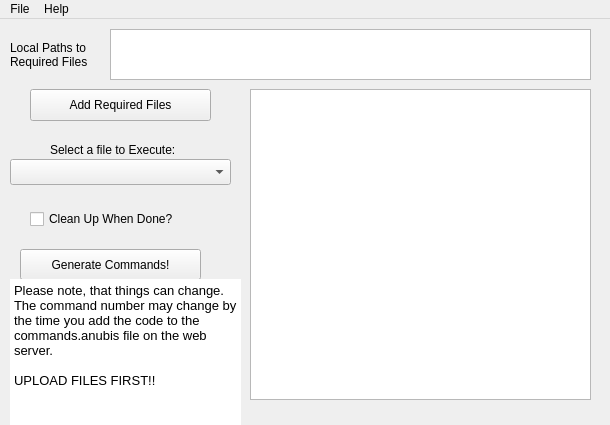
<?xml version="1.0" encoding="UTF-8"?>
<ui version="4.0">
 <class>interface</class>
 <widget class="QMainWindow" name="interface">
  <property name="geometry">
   <rect>
    <x>0</x>
    <y>0</y>
    <width>610</width>
    <height>425</height>
   </rect>
  </property>
  <property name="minimumSize">
   <size>
    <width>610</width>
    <height>425</height>
   </size>
  </property>
  <property name="maximumSize">
   <size>
    <width>610</width>
    <height>425</height>
   </size>
  </property>
  <property name="windowTitle">
   <string>ANUBIS Interface</string>
  </property>
  <property name="windowIcon">
   <iconset resource="resources.qrc">
    <normaloff>:/img/ANUBIS.ico</normaloff>:/img/ANUBIS.ico</iconset>
  </property>
  <widget class="QWidget" name="centralWidget">
   <widget class="QLabel" name="labelFilePaths">
    <property name="geometry">
     <rect>
      <x>10</x>
      <y>10</y>
      <width>91</width>
      <height>51</height>
     </rect>
    </property>
    <property name="text">
     <string>Local Paths to
Required Files</string>
    </property>
   </widget>
   <widget class="QPushButton" name="addRequiredFiles">
    <property name="geometry">
     <rect>
      <x>30</x>
      <y>70</y>
      <width>181</width>
      <height>32</height>
     </rect>
    </property>
    <property name="text">
     <string>Add Required Files</string>
    </property>
   </widget>
   <widget class="QCheckBox" name="cleanUpWhenDoneBox">
    <property name="geometry">
     <rect>
      <x>30</x>
      <y>190</y>
      <width>171</width>
      <height>20</height>
     </rect>
    </property>
    <property name="text">
     <string>Clean Up When Done?</string>
    </property>
   </widget>
   <widget class="QPushButton" name="generateCommandsButton">
    <property name="geometry">
     <rect>
      <x>20</x>
      <y>230</y>
      <width>181</width>
      <height>31</height>
     </rect>
    </property>
    <property name="text">
     <string>Generate Commands!</string>
    </property>
   </widget>
   <widget class="QTextBrowser" name="commandsFile">
    <property name="enabled">
     <bool>true</bool>
    </property>
    <property name="geometry">
     <rect>
      <x>250</x>
      <y>70</y>
      <width>341</width>
      <height>311</height>
     </rect>
    </property>
   </widget>
   <widget class="QTextBrowser" name="filePaths">
    <property name="geometry">
     <rect>
      <x>110</x>
      <y>10</y>
      <width>481</width>
      <height>51</height>
     </rect>
    </property>
   </widget>
   <widget class="QLabel" name="fileToExecuteLabel">
    <property name="geometry">
     <rect>
      <x>50</x>
      <y>120</y>
      <width>151</width>
      <height>21</height>
     </rect>
    </property>
    <property name="text">
     <string>Select a file to Execute:</string>
    </property>
   </widget>
   <widget class="QComboBox" name="executeFileList">
    <property name="geometry">
     <rect>
      <x>10</x>
      <y>140</y>
      <width>221</width>
      <height>26</height>
     </rect>
    </property>
   </widget>
   <widget class="QTextBrowser" name="textBrowser">
    <property name="geometry">
     <rect>
      <x>10</x>
      <y>260</y>
      <width>231</width>
      <height>161</height>
     </rect>
    </property>
    <property name="styleSheet">
     <string notr="true">.QTextBrowser {
border:none;
background-image: url(:/img/alpha.png);
}</string>
    </property>
    <property name="html">
     <string>&lt;!DOCTYPE HTML PUBLIC &quot;-//W3C//DTD HTML 4.0//EN&quot; &quot;http://www.w3.org/TR/REC-html40/strict.dtd&quot;&gt;
&lt;html&gt;&lt;head&gt;&lt;meta name=&quot;qrichtext&quot; content=&quot;1&quot; /&gt;&lt;style type=&quot;text/css&quot;&gt;
p, li { white-space: pre-wrap; }
&lt;/style&gt;&lt;/head&gt;&lt;body style=&quot; font-family:'Sans'; font-size:10pt; font-weight:400; font-style:normal;&quot;&gt;
&lt;p style=&quot; margin-top:0px; margin-bottom:0px; margin-left:0px; margin-right:0px; -qt-block-indent:0; text-indent:0px;&quot;&gt;&lt;span style=&quot; font-family:'Lucida Grande';&quot;&gt;Please note, that things can change.  The command number may change by the time you add the code to the commands.anubis file on the web server.&lt;/span&gt;&lt;/p&gt;
&lt;p style=&quot;-qt-paragraph-type:empty; margin-top:0px; margin-bottom:0px; margin-left:0px; margin-right:0px; -qt-block-indent:0; text-indent:0px; font-family:'Lucida Grande';&quot;&gt;&lt;/p&gt;
&lt;p style=&quot; margin-top:0px; margin-bottom:0px; margin-left:0px; margin-right:0px; -qt-block-indent:0; text-indent:0px;&quot;&gt;&lt;span style=&quot; font-family:'Lucida Grande';&quot;&gt;UPLOAD FILES FIRST!!&lt;/span&gt;&lt;/p&gt;&lt;/body&gt;&lt;/html&gt;</string>
    </property>
   </widget>
  </widget>
  <widget class="QMenuBar" name="menuBar">
   <property name="geometry">
    <rect>
     <x>0</x>
     <y>0</y>
     <width>610</width>
     <height>23</height>
    </rect>
   </property>
   <widget class="QMenu" name="menuFile">
    <property name="title">
     <string>File</string>
    </property>
    <addaction name="actionEdit_Data"/>
   </widget>
   <widget class="QMenu" name="menuHelp">
    <property name="title">
     <string>Help</string>
    </property>
    <widget class="QMenu" name="menuAbout_2">
     <property name="title">
      <string>About</string>
     </property>
     <addaction name="actionAbout_ANUBIS"/>
     <addaction name="actionAbout_ANUBIS_Interface"/>
     <addaction name="actionAbout_The_Technetronics_Group"/>
    </widget>
    <addaction name="menuAbout_2"/>
    <addaction name="actionLicense"/>
    <addaction name="actionTutorials"/>
   </widget>
   <addaction name="menuFile"/>
   <addaction name="menuHelp"/>
  </widget>
  <action name="actionEdit_Data">
   <property name="text">
    <string>Edit Data</string>
   </property>
  </action>
  <action name="actionTutorials">
   <property name="text">
    <string>Tutorials</string>
   </property>
  </action>
  <action name="actionAbout_ANUBIS">
   <property name="text">
    <string>About ANUBIS</string>
   </property>
  </action>
  <action name="actionAbout_ANUBIS_Interface">
   <property name="text">
    <string>About ANUBIS Interface</string>
   </property>
  </action>
  <action name="actionAbout_The_Technetronics_Group">
   <property name="text">
    <string>About The Technetronics Group</string>
   </property>
  </action>
  <action name="actionTyl">
   <property name="text">
    <string>tyl</string>
   </property>
  </action>
  <action name="actionLicense">
   <property name="text">
    <string>License</string>
   </property>
  </action>
 </widget>
 <layoutdefault spacing="6" margin="11"/>
 <resources>
  <include location="resources.qrc"/>
 </resources>
 <connections/>
</ui>
